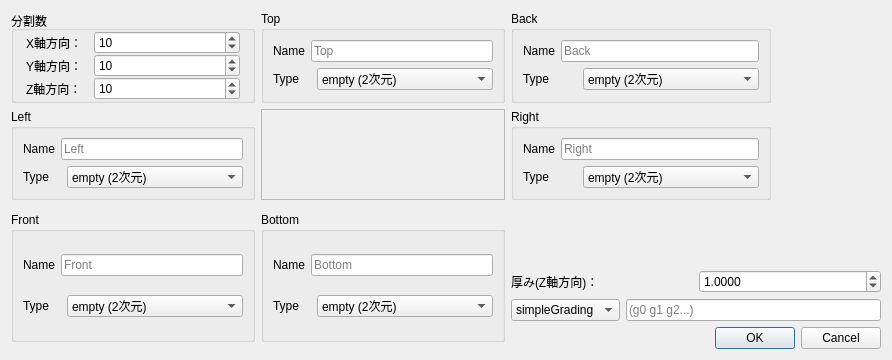
<?xml version="1.0" encoding="UTF-8"?>
<ui version="4.0">
 <class>CBoxDefineDialog</class>
 <widget class="QDialog" name="CBoxDefineDialog">
  <property name="geometry">
   <rect>
    <x>0</x>
    <y>0</y>
    <width>892</width>
    <height>360</height>
   </rect>
  </property>
  <property name="windowTitle">
   <string>Dialog</string>
  </property>
  <layout class="QVBoxLayout" name="verticalLayout">
   <item>
    <layout class="QGridLayout" name="gridLayout">
     <item row="2" column="1" rowspan="4">
      <widget class="QGroupBox" name="BottomGroup">
       <property name="maximumSize">
        <size>
         <width>260</width>
         <height>130</height>
        </size>
       </property>
       <property name="title">
        <string>Bottom</string>
       </property>
       <layout class="QGridLayout" name="gridLayout_6">
        <item row="1" column="0" colspan="2">
         <widget class="QLabel" name="BottomTypeLabel">
          <property name="text">
           <string>Type</string>
          </property>
         </widget>
        </item>
        <item row="1" column="2">
         <widget class="QComboBox" name="BottomTypecombo">
          <item>
           <property name="text">
            <string>empty (2次元)</string>
           </property>
          </item>
          <item>
           <property name="text">
            <string>patch (パッチ)</string>
           </property>
          </item>
          <item>
           <property name="text">
            <string>wall (壁)</string>
           </property>
          </item>
          <item>
           <property name="text">
            <string>symmetryPlane (対称面)</string>
           </property>
          </item>
          <item>
           <property name="text">
            <string>cyclic (周期境界)</string>
           </property>
          </item>
          <item>
           <property name="text">
            <string>cyclicAMI (不整合周期境界)</string>
           </property>
          </item>
          <item>
           <property name="text">
            <string>wedge (2次元軸対称)</string>
           </property>
          </item>
         </widget>
        </item>
        <item row="0" column="0">
         <widget class="QLabel" name="BottomNameLabel">
          <property name="text">
           <string>Name</string>
          </property>
         </widget>
        </item>
        <item row="0" column="1" colspan="2">
         <widget class="QLineEdit" name="BottomNameEdit">
          <property name="placeholderText">
           <string>Bottom</string>
          </property>
         </widget>
        </item>
       </layout>
      </widget>
     </item>
     <item row="5" column="2">
      <widget class="QDialogButtonBox" name="buttonBox">
       <property name="orientation">
        <enum>Qt::Horizontal</enum>
       </property>
       <property name="standardButtons">
        <set>QDialogButtonBox::Cancel|QDialogButtonBox::Ok</set>
       </property>
      </widget>
     </item>
     <item row="2" column="0" rowspan="4">
      <widget class="QGroupBox" name="FrontGroup">
       <property name="maximumSize">
        <size>
         <width>260</width>
         <height>130</height>
        </size>
       </property>
       <property name="title">
        <string>Front</string>
       </property>
       <layout class="QGridLayout" name="gridLayout_7">
        <item row="0" column="0">
         <widget class="QLabel" name="FrontNameLabel">
          <property name="text">
           <string>Name</string>
          </property>
         </widget>
        </item>
        <item row="1" column="2">
         <widget class="QComboBox" name="FrontTypecombo">
          <item>
           <property name="text">
            <string>empty (2次元)</string>
           </property>
          </item>
          <item>
           <property name="text">
            <string>patch (パッチ)</string>
           </property>
          </item>
          <item>
           <property name="text">
            <string>wall (壁)</string>
           </property>
          </item>
          <item>
           <property name="text">
            <string>symmetryPlane (対称面)</string>
           </property>
          </item>
          <item>
           <property name="text">
            <string>cyclic (周期境界)</string>
           </property>
          </item>
          <item>
           <property name="text">
            <string>cyclicAMI (不整合周期境界)</string>
           </property>
          </item>
          <item>
           <property name="text">
            <string>wedge (2次元軸対称)</string>
           </property>
          </item>
         </widget>
        </item>
        <item row="0" column="1" colspan="2">
         <widget class="QLineEdit" name="FrontNameEdit">
          <property name="placeholderText">
           <string>Front</string>
          </property>
         </widget>
        </item>
        <item row="1" column="0" colspan="2">
         <widget class="QLabel" name="FrontTypeLabel">
          <property name="text">
           <string>Type</string>
          </property>
         </widget>
        </item>
       </layout>
      </widget>
     </item>
     <item row="1" column="0">
      <widget class="QGroupBox" name="LeftGroup">
       <property name="maximumSize">
        <size>
         <width>260</width>
         <height>130</height>
        </size>
       </property>
       <property name="title">
        <string>Left</string>
       </property>
       <layout class="QGridLayout" name="gridLayout_5">
        <item row="0" column="0">
         <widget class="QLabel" name="LeftNameLabel">
          <property name="text">
           <string>Name</string>
          </property>
         </widget>
        </item>
        <item row="0" column="1" colspan="2">
         <widget class="QLineEdit" name="LeftNameEdit">
          <property name="placeholderText">
           <string>Left</string>
          </property>
         </widget>
        </item>
        <item row="1" column="2">
         <widget class="QComboBox" name="LeftTypecombo">
          <item>
           <property name="text">
            <string>empty (2次元)</string>
           </property>
          </item>
          <item>
           <property name="text">
            <string>patch (パッチ)</string>
           </property>
          </item>
          <item>
           <property name="text">
            <string>wall (壁)</string>
           </property>
          </item>
          <item>
           <property name="text">
            <string>symmetryPlane (対称面)</string>
           </property>
          </item>
          <item>
           <property name="text">
            <string>cyclic (周期境界)</string>
           </property>
          </item>
          <item>
           <property name="text">
            <string>cyclicAMI (不整合周期境界)</string>
           </property>
          </item>
          <item>
           <property name="text">
            <string>wedge (2次元軸対称)</string>
           </property>
          </item>
         </widget>
        </item>
        <item row="1" column="0" colspan="2">
         <widget class="QLabel" name="LeftTypeLabel">
          <property name="text">
           <string>Type</string>
          </property>
         </widget>
        </item>
       </layout>
      </widget>
     </item>
     <item row="0" column="0">
      <widget class="QGroupBox" name="groupBox">
       <property name="maximumSize">
        <size>
         <width>260</width>
         <height>130</height>
        </size>
       </property>
       <property name="title">
        <string>分割数</string>
       </property>
       <layout class="QGridLayout" name="gridLayout_8">
        <property name="leftMargin">
         <number>12</number>
        </property>
        <property name="topMargin">
         <number>0</number>
        </property>
        <property name="rightMargin">
         <number>12</number>
        </property>
        <property name="bottomMargin">
         <number>0</number>
        </property>
        <property name="horizontalSpacing">
         <number>12</number>
        </property>
        <property name="verticalSpacing">
         <number>0</number>
        </property>
        <item row="0" column="1">
         <widget class="QSpinBox" name="XspinBox">
          <property name="minimum">
           <number>1</number>
          </property>
          <property name="maximum">
           <number>1000000</number>
          </property>
          <property name="value">
           <number>10</number>
          </property>
         </widget>
        </item>
        <item row="1" column="0">
         <widget class="QLabel" name="label_4">
          <property name="sizePolicy">
           <sizepolicy hsizetype="Maximum" vsizetype="Preferred">
            <horstretch>0</horstretch>
            <verstretch>0</verstretch>
           </sizepolicy>
          </property>
          <property name="text">
           <string>Y軸方向：</string>
          </property>
          <property name="alignment">
           <set>Qt::AlignLeading|Qt::AlignLeft|Qt::AlignVCenter</set>
          </property>
         </widget>
        </item>
        <item row="1" column="1">
         <widget class="QSpinBox" name="YspinBox">
          <property name="minimum">
           <number>1</number>
          </property>
          <property name="maximum">
           <number>1000000</number>
          </property>
          <property name="value">
           <number>10</number>
          </property>
         </widget>
        </item>
        <item row="2" column="0">
         <widget class="QLabel" name="label">
          <property name="sizePolicy">
           <sizepolicy hsizetype="Maximum" vsizetype="Preferred">
            <horstretch>0</horstretch>
            <verstretch>0</verstretch>
           </sizepolicy>
          </property>
          <property name="text">
           <string>Z軸方向：</string>
          </property>
          <property name="alignment">
           <set>Qt::AlignLeading|Qt::AlignLeft|Qt::AlignVCenter</set>
          </property>
         </widget>
        </item>
        <item row="2" column="1">
         <widget class="QSpinBox" name="ZspinBox">
          <property name="minimum">
           <number>1</number>
          </property>
          <property name="maximum">
           <number>1000000</number>
          </property>
          <property name="value">
           <number>10</number>
          </property>
         </widget>
        </item>
        <item row="0" column="0">
         <widget class="QLabel" name="label_3">
          <property name="sizePolicy">
           <sizepolicy hsizetype="Maximum" vsizetype="Preferred">
            <horstretch>0</horstretch>
            <verstretch>0</verstretch>
           </sizepolicy>
          </property>
          <property name="text">
           <string>X軸方向：</string>
          </property>
          <property name="alignment">
           <set>Qt::AlignLeading|Qt::AlignLeft|Qt::AlignVCenter</set>
          </property>
         </widget>
        </item>
       </layout>
      </widget>
     </item>
     <item row="4" column="2">
      <layout class="QHBoxLayout" name="horizontalLayout">
       <item>
        <widget class="QComboBox" name="GradingCombo">
         <item>
          <property name="text">
           <string>simpleGrading</string>
          </property>
         </item>
         <item>
          <property name="text">
           <string>edgeGrading</string>
          </property>
         </item>
        </widget>
       </item>
       <item>
        <widget class="QLineEdit" name="GradingEdit">
         <property name="placeholderText">
          <string>(g0 g1 g2...)</string>
         </property>
        </widget>
       </item>
      </layout>
     </item>
     <item row="1" column="2">
      <widget class="QGroupBox" name="RightGroup">
       <property name="maximumSize">
        <size>
         <width>260</width>
         <height>130</height>
        </size>
       </property>
       <property name="title">
        <string>Right</string>
       </property>
       <layout class="QGridLayout" name="gridLayout_4">
        <item row="1" column="2">
         <widget class="QComboBox" name="RightTypecombo">
          <item>
           <property name="text">
            <string>empty (2次元)</string>
           </property>
          </item>
          <item>
           <property name="text">
            <string>patch (パッチ)</string>
           </property>
          </item>
          <item>
           <property name="text">
            <string>wall (壁)</string>
           </property>
          </item>
          <item>
           <property name="text">
            <string>symmetryPlane (対称面)</string>
           </property>
          </item>
          <item>
           <property name="text">
            <string>cyclic (周期境界)</string>
           </property>
          </item>
          <item>
           <property name="text">
            <string>cyclicAMI (不整合周期境界)</string>
           </property>
          </item>
          <item>
           <property name="text">
            <string>wedge (2次元軸対称)</string>
           </property>
          </item>
         </widget>
        </item>
        <item row="0" column="1" colspan="2">
         <widget class="QLineEdit" name="RightNameEdit">
          <property name="placeholderText">
           <string>Right</string>
          </property>
         </widget>
        </item>
        <item row="0" column="0">
         <widget class="QLabel" name="RightNameLabel">
          <property name="text">
           <string>Name</string>
          </property>
         </widget>
        </item>
        <item row="1" column="0" colspan="2">
         <widget class="QLabel" name="RightTypeLabel">
          <property name="text">
           <string>Type</string>
          </property>
         </widget>
        </item>
       </layout>
      </widget>
     </item>
     <item row="0" column="2">
      <widget class="QGroupBox" name="BackGroup">
       <property name="maximumSize">
        <size>
         <width>260</width>
         <height>130</height>
        </size>
       </property>
       <property name="title">
        <string>Back</string>
       </property>
       <layout class="QGridLayout" name="gridLayout_3">
        <item row="1" column="0" colspan="2">
         <widget class="QLabel" name="BackTypeLabel">
          <property name="text">
           <string>Type</string>
          </property>
         </widget>
        </item>
        <item row="1" column="2">
         <widget class="QComboBox" name="BackTypecombo">
          <item>
           <property name="text">
            <string>empty (2次元)</string>
           </property>
          </item>
          <item>
           <property name="text">
            <string>patch (パッチ)</string>
           </property>
          </item>
          <item>
           <property name="text">
            <string>wall (壁)</string>
           </property>
          </item>
          <item>
           <property name="text">
            <string>symmetryPlane (対称面)</string>
           </property>
          </item>
          <item>
           <property name="text">
            <string>cyclic (周期境界)</string>
           </property>
          </item>
          <item>
           <property name="text">
            <string>cyclicAMI (不整合周期境界)</string>
           </property>
          </item>
          <item>
           <property name="text">
            <string>wedge (2次元軸対称)</string>
           </property>
          </item>
         </widget>
        </item>
        <item row="0" column="0">
         <widget class="QLabel" name="BackNameLabel">
          <property name="text">
           <string>Name</string>
          </property>
         </widget>
        </item>
        <item row="0" column="1" colspan="2">
         <widget class="QLineEdit" name="BackNameEdit">
          <property name="placeholderText">
           <string>Back</string>
          </property>
         </widget>
        </item>
       </layout>
      </widget>
     </item>
     <item row="0" column="1">
      <widget class="QGroupBox" name="TopGroup">
       <property name="maximumSize">
        <size>
         <width>260</width>
         <height>130</height>
        </size>
       </property>
       <property name="title">
        <string>Top</string>
       </property>
       <layout class="QGridLayout" name="gridLayout_2">
        <item row="0" column="0">
         <widget class="QLabel" name="TopNameLabel">
          <property name="text">
           <string>Name</string>
          </property>
         </widget>
        </item>
        <item row="0" column="1" colspan="2">
         <widget class="QLineEdit" name="TopNameEdit">
          <property name="placeholderText">
           <string>Top</string>
          </property>
         </widget>
        </item>
        <item row="1" column="0" colspan="2">
         <widget class="QLabel" name="TopTypeLabel">
          <property name="text">
           <string>Type</string>
          </property>
         </widget>
        </item>
        <item row="1" column="2">
         <widget class="QComboBox" name="TopTypecombo">
          <item>
           <property name="text">
            <string>empty (2次元)</string>
           </property>
          </item>
          <item>
           <property name="text">
            <string>patch (パッチ)</string>
           </property>
          </item>
          <item>
           <property name="text">
            <string>wall (壁)</string>
           </property>
          </item>
          <item>
           <property name="text">
            <string>symmetryPlane (対称面)</string>
           </property>
          </item>
          <item>
           <property name="text">
            <string>cyclic (周期境界)</string>
           </property>
          </item>
          <item>
           <property name="text">
            <string>cyclicAMI (不整合周期境界)</string>
           </property>
          </item>
          <item>
           <property name="text">
            <string>wedge (2次元軸対称)</string>
           </property>
          </item>
         </widget>
        </item>
       </layout>
      </widget>
     </item>
     <item row="3" column="2">
      <layout class="QHBoxLayout" name="horizontalLayout_2">
       <item>
        <widget class="QLabel" name="label_2">
         <property name="text">
          <string>厚み(Z軸方向)：</string>
         </property>
        </widget>
       </item>
       <item>
        <widget class="QDoubleSpinBox" name="doubleSpinBox">
         <property name="decimals">
          <number>4</number>
         </property>
         <property name="minimum">
          <double>0.000100000000000</double>
         </property>
         <property name="maximum">
          <double>10000000000000000.000000000000000</double>
         </property>
         <property name="singleStep">
          <double>0.100000000000000</double>
         </property>
         <property name="value">
          <double>1.000000000000000</double>
         </property>
        </widget>
       </item>
      </layout>
     </item>
     <item row="1" column="1">
      <widget class="QFrame" name="frame">
       <property name="frameShape">
        <enum>QFrame::StyledPanel</enum>
       </property>
       <property name="frameShadow">
        <enum>QFrame::Raised</enum>
       </property>
       <layout class="QVBoxLayout" name="verticalLayout_2">
        <property name="leftMargin">
         <number>0</number>
        </property>
        <property name="topMargin">
         <number>0</number>
        </property>
        <property name="rightMargin">
         <number>0</number>
        </property>
        <property name="bottomMargin">
         <number>0</number>
        </property>
        <item>
         <widget class="QWidget" name="Viewer" native="true"/>
        </item>
       </layout>
      </widget>
     </item>
    </layout>
   </item>
  </layout>
 </widget>
 <resources/>
 <connections>
  <connection>
   <sender>buttonBox</sender>
   <signal>rejected()</signal>
   <receiver>CBoxDefineDialog</receiver>
   <slot>reject()</slot>
   <hints>
    <hint type="sourcelabel">
     <x>938</x>
     <y>380</y>
    </hint>
    <hint type="destinationlabel">
     <x>934</x>
     <y>311</y>
    </hint>
   </hints>
  </connection>
  <connection>
   <sender>buttonBox</sender>
   <signal>accepted()</signal>
   <receiver>CBoxDefineDialog</receiver>
   <slot>AcceptProxy()</slot>
   <hints>
    <hint type="sourcelabel">
     <x>855</x>
     <y>385</y>
    </hint>
    <hint type="destinationlabel">
     <x>806</x>
     <y>370</y>
    </hint>
   </hints>
  </connection>
 </connections>
 <slots>
  <slot>AcceptProxy()</slot>
 </slots>
</ui>
